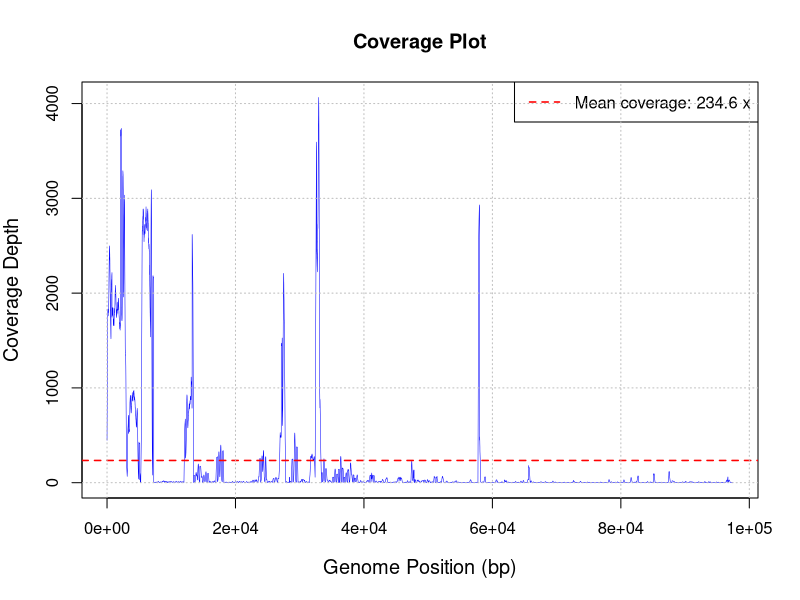

Here is the R script that generated this plot:
cat("Loading coverage.txt...\n")
data <- read.table("coverage.txt", header=FALSE, col.names=c("contig", "pos", "cov"))

data$cumulative_pos <- 0
current_offset <- 0
last_contig <- data$contig[1]

for (i in 1:nrow(data)) {
  if (data$contig[i] != last_contig) {
    current_offset <- current_offset + max(data$pos[data$contig == last_contig]) + 100
    last_contig <- data$contig[i]
  }
  data$cumulative_pos[i] <- current_offset + data$pos[i]
}

cat("Loaded", nrow(data), "positions\n")
cat("Number of contigs:", length(unique(data$contig)), "\n")

png("coverage_r.png", width=14, height=6, units="in", res=150)

plot(data$cumulative_pos, data$cov, 
     type="l", 
     col="blue",
     lwd=0.5,
     xlab="Genome Position (bp)",
     ylab="Coverage Depth",
     main="Coverage Plot",
     cex.lab=1.2)

avg_cov <- mean(data$cov)
abline(h=avg_cov, col="red", lty=2, lwd=1.5)

legend("topright", 
       legend=c(paste("Mean coverage:", round(avg_cov, 1), "x")),
       col="red", lty=2, lwd=1.5)

grid(col="gray", lty=3)

dev.off()

cat("Saved: coverage_r.png\n")
cat(paste("\nStatistics:\n"))
cat(paste("  Mean coverage:", round(avg_cov, 1), "x\n"))
cat(paste("  Min coverage:", min(data$cov), "x\n"))
cat(paste("  Max coverage:", max(data$cov), "x\n"))
cat(paste("  Total positions:", format(nrow(data), big.mark=","), "\n"))
cat(paste("  Number of contigs:", length(unique(data$contig)), "\n"))
